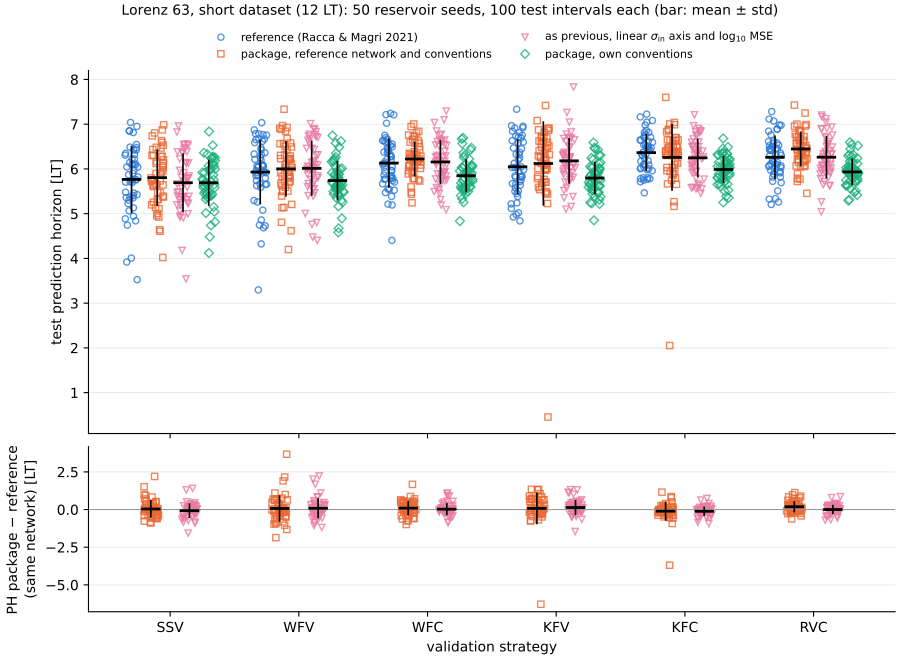

This figure's Python source:
"""Benchmark of `echostatenetwork` against the reference code of Racca & Magri (2021).

Reference: github.com/MagriLab/Robust-Validation-ESN (Jupyter notebooks in ``source/``),
the code of Racca & Magri (2021), *Robust optimization and validation of echo state
networks for learning chaotic dynamics*, Neural Networks 142, 252-268 (arXiv:2103.03174).
The script reads the code cells of the reference notebooks (``Functions.ipynb``,
``Val_Functions.ipynb``, the search cell of ``Validation_Short_Lorenz.ipynb`` and the test
cell of ``Test_Short_Lorenz.ipynb``) and executes them in a private namespace, so that the
reference runs as published, on its own 'short' Lorenz 63 dataset (forward Euler,
dt = 0.01; washout 1 LT, training 8 LT, validation 3 LT; one LT = 111 steps).

Four comparisons, in order:

1. Model equivalence. With the same data, W_in, W, rho, sigma_in, input and output bias,
   washout and Tikhonov factor, both codes give the same W_out and closed-loop forecast
   once the conventions are mapped (``mapped_esn``): input bias 1 (package default 0.1),
   normalization by the reference's fixed range without shift (package: mean shift and the
   range of the training inputs), no input noise, ``upsample=1``, the reference's matrices
   transposed into the package (the reference multiplies row vectors from the left).
2. Validation objective. For one network and the 5 x 5 initial grid, the fold placement
   (the data rows each fold scores), the number of folds and the objective of every
   strategy of the reference (SSV, WFV, WFC, KFV, KFC, RV, RVC) against the package
   (``_SSV``, ``_WFV``, ``_KFV``, ``_RVC_Noise``; the chaotic variants with
   ``val_fold_step`` = 1 LT), in both metrics (the reference's log10 MSE and the package's
   log10 nMAE).
3. End to end. For every strategy and reservoir seed, the hyperparameter search of each code
   (5 x 5 grid + 24 gp-hedge points over rho in (0.1, 1), sigma_in in (0.5, 5), tikh =
   1e-11), then the test of the reference (100 intervals from 24 LT, spaced 3 LT, washout
   1 LT): log10 MSE over 3 LT and prediction horizon (threshold 0.2, at most 15 LT), over 50
   seeds (the paper's ensemble). Four arms: ``ref`` (the reference as published), ``pkg``
   (the package on the reference's network, conventions mapped as in step 1), ``pkg_lin``
   (``pkg`` searching sigma_in on the reference's linear axis and scoring the folds with its
   log10 MSE, which leaves the fold conventions and the Gaussian-process kernel as the only
   differences) and ``native`` (the package with its own conventions and matrices of the same
   seed; only data, budget, ranges and Tikhonov factor shared). ``--quick``: 5 seeds, a
   3 x 3 grid + 3 points and 20 test intervals (about a minute on 4 workers).
4. Runtime of one training, one validation evaluation and one full search, both codes.

Outputs (written next to this script): ``benchmark_robust_validation.npz`` (all numbers,
the stdout report included) and ``benchmark_robust_validation.{pdf,png}`` (step 3:
prediction horizon per strategy, both codes, seeds as points).

Run:  git clone --depth 1 https://github.com/MagriLab/Robust-Validation-ESN <dir>
      python scripts/benchmark_robust_validation.py --reference <dir> [--quick] [--workers N]
      [--report-only]   # reload the npz and regenerate the report and the figure
"""
import os

# Workers must not oversubscribe BLAS (the linear algebra is tiny); set before numpy.
for _v in ('OMP_NUM_THREADS', 'OPENBLAS_NUM_THREADS', 'MKL_NUM_THREADS'):
    os.environ.setdefault(_v, '1')

import argparse  # noqa: E402
import io  # noqa: E402
import json  # noqa: E402
import subprocess  # noqa: E402
import time  # noqa: E402
import warnings  # noqa: E402
from concurrent.futures import ProcessPoolExecutor  # noqa: E402
from contextlib import redirect_stdout  # noqa: E402
from multiprocessing import get_context  # noqa: E402
from pathlib import Path  # noqa: E402

import matplotlib  # noqa: E402
import numpy as np  # noqa: E402

from echostatenetwork import EchoStateNetwork, validation  # noqa: E402

# ______________________________________________________________ experiment constants
# (the values of Validation_Short_Lorenz.ipynb and Test_Short_Lorenz.ipynb)

DT = 0.01
N_LYAP = int(0.9 ** -1 / DT)          # 111 steps in one Lyapunov time
N_WASH, N_TRAIN, N_VAL = 1 * N_LYAP, 8 * N_LYAP, 3 * N_LYAP
N_WTV = N_WASH + N_TRAIN + N_VAL      # 1332 rows of washout, training and validation data
N_TSTART = 24 * N_LYAP                # first test interval
N_DATA = N_WTV + 500 * N_LYAP         # the length the reference generates
U0 = np.array([7.432487609628195, 10.02071718705213, 29.62297428638419])
NORM_REF = np.array([35.23020746, 45.09776766, 36.07598481])   # hard-coded in the reference

N_UNITS = 100
TIKH = 1e-11
RHO_RANGE = (0.1, 1.0)
SIGMA_IN_RANGE = (0.5, 5.0)           # linear in the reference; the package searches log10(sigma_in)
N_GRID, N_FUNC_EVALS = 5, 49          # 5 x 5 grid + 24 gp-hedge points (files *_50_5.h5)
THRESHOLD = 0.2                       # PH threshold; the published notebooks never define it
KK = 5                                # the PH runs over at most KK * N_VAL steps (15 LT)
HP_PROBE = (0.7, 1.25)                # (rho, sigma_in) of steps 1 and 2

# name -> (reference function, package strategy, N_folds, val_fold_step)
STRATEGIES = {
    'SSV': ('SSV', '_SSV', 1, None),
    'WFV': ('WFV', '_WFV', 2, None),
    'WFC': ('WFC', '_WFV', 3, N_LYAP),
    'KFV': ('KFV', '_KFV', 3, None),
    'KFC': ('KFC', '_KFV', 9, N_LYAP),
    'RV': ('RV', '_RVC_Noise', 3, None),
    'RVC': ('RVC', '_RVC_Noise', 9, None),
}
E2E_STRATEGIES = ['SSV', 'WFV', 'WFC', 'KFV', 'KFC', 'RVC']   # step 3 (as compare_validation_strategies)
ARMS = ['ref', 'pkg', 'pkg_lin', 'native']

FULL = dict(seeds=list(range(1, 51)), n_test=100, n_grid=N_GRID, n_func_evals=N_FUNC_EVALS)
QUICK = dict(seeds=list(range(1, 6)), n_test=20, n_grid=3, n_func_evals=12)

OUT_DIR = Path(__file__).resolve().parent
STEM = 'benchmark_robust_validation'

# ______________________________________________________________ the reference code


def _code_cells(path, contains=None):
    """Code cells of a notebook, magics (``%...``) dropped; with `contains`, only the cells
    holding that text."""
    nb = json.loads(Path(path).read_text())
    cells = []
    for cell in nb['cells']:
        src = ''.join(cell['source'])
        if cell['cell_type'] != 'code' or (contains is not None and contains not in src):
            continue
        cells.append('\n'.join(line for line in src.splitlines() if not line.lstrip().startswith('%')))
    return cells


_REF = {}   # one namespace per process


def reference(ref_dir):
    """The reference code, executed in a private namespace: its ESN (Functions.ipynb), its
    strategies (Val_Functions.ipynb), its search ``g`` (Validation_Short_Lorenz.ipynb) and
    its test ``f`` (Test_Short_Lorenz.ipynb), on its own data. The functions read their
    settings as globals of the namespace, which `set_network` and `set_search` write."""
    key = str(ref_dir)
    if key in _REF:
        return _REF[key]
    src = Path(ref_dir)
    import skopt
    from skopt.learning import GaussianProcessRegressor as GPR
    from skopt.learning.gaussian_process.kernels import ConstantKernel, Matern
    from skopt.space import Real
    ns = dict(np=np, skopt=skopt, GPR=GPR, ConstantKernel=ConstantKernel, Matern=Matern, Real=Real)
    for cell in _code_cells(src / 'Functions.ipynb') + _code_cells(src / 'Val_Functions.ipynb'):
        exec(cell, ns)
    (search_cell,) = _code_cells(src / 'Validation_Short_Lorenz.ipynb', contains='def g(val)')
    (test_cell,) = _code_cells(src / 'Test_Short_Lorenz.ipynb', contains='def f(x)')
    exec(search_cell, ns)
    exec(test_cell, ns)

    # the globals of Validation_Short_Lorenz.ipynb (cells 2 and 4)
    U = ns['solve_ode'](N_DATA, DT, U0)
    ns.update(U=U, dt=DT, N_lyap=N_LYAP, N_washout=N_WASH, N_train=N_TRAIN, N_val=N_VAL,
              N_tstart=N_TSTART, norm=NORM_REF,
              U_washout=U[:N_WASH], U_t=U[N_WASH:N_WASH + N_TRAIN - 1],
              Y_t=U[N_WASH + 1:N_WASH + N_TRAIN], U_tv=U[N_WASH:N_WTV - 1], Y_tv=U[N_WASH + 1:N_WTV],
              Y_v=U[N_WASH + N_TRAIN:N_WTV],
              bias_in=1.0, bias_out=1.0, N_units=N_UNITS, dim=3, connectivity=3,
              sigma_in=1.0, rho=1.0, sparseness=1 - 3 / (N_UNITS - 1), tikh=TIKH,
              threshold=THRESHOLD)
    _REF[key] = ns
    return ns


def reference_matrices(seed):
    """W_in (dim+1, N_units) and W (N_units, N_units) of realization `seed`, drawn as in
    cell 8 of Validation_Short_Lorenz.ipynb (one input per unit, input bias included; W
    uniform with 3 connections per unit on average, scaled to unit spectral radius)."""
    rnd = np.random.RandomState(seed)
    Win = np.zeros((4, N_UNITS))
    for j in range(N_UNITS):
        Win[rnd.randint(0, 4), j] = rnd.uniform(-1, 1)
    W = rnd.uniform(-1, 1, (N_UNITS, N_UNITS)) * (rnd.rand(N_UNITS, N_UNITS) < 3 / (N_UNITS - 1))
    W /= np.max(np.abs(np.linalg.eigvals(W)))
    return Win, W


def set_network(ns, seed, rho=None, sigma_in=None):
    ns['Win'], ns['W'] = reference_matrices(seed)
    if rho is not None:
        ns['rho'], ns['sigma_in'] = rho, sigma_in


def set_search(ns, n_grid, n_func_evals):
    """The initial grid of cell 6 of Validation_Short_Lorenz.ipynb for `n_grid` points per
    axis (that cell hard-codes 7), and the budget ``n_tot``."""
    lo, hi, slo, shi = ns['spec_in'], ns['spec_end'], ns['in_scal_in'], ns['in_scal_end']
    ns['n_grid'], ns['n_tot'] = n_grid, n_func_evals
    ns['x1'] = [[lo + (hi - lo) / (n_grid - 1) * i, slo + (shi - slo) / (n_grid - 1) * j]
                for i in range(n_grid) for j in range(n_grid)]


# ______________________________________________________________ the package


def log10_mse(case, Y_true, Y_pred, norm=None):
    """The reference's fold error, log10 of the MSE in physical units (diverged: 10)."""
    m = np.log10(np.mean((Y_pred - Y_true) ** 2))
    return float(m) if np.isfinite(m) else 10.


class MappedESN(EchoStateNetwork):
    """`EchoStateNetwork` with two of the reference's conventions the package has no option
    for: a fixed input normalization without shift (`fixed_norm`), and sigma_in searched on a
    linear axis (`linear_sigma_in`; the package searches log10 sigma_in). Neither changes the
    model equations."""
    fixed_norm = None
    linear_sigma_in = False

    def _split_and_format_data(self, data=None, add_noise=True):
        out = super()._split_and_format_data(data, add_noise=add_noise)
        if self.fixed_norm is not None:
            self.norm = np.asarray(self.fixed_norm, dtype=float).copy()
            self.shift = np.zeros_like(self.norm)
        return out

    def _reset_hyperparams(self, params, names, tikhonov=None):
        super()._reset_hyperparams(params, names, tikhonov=tikhonov)
        if self.linear_sigma_in and 'sigma_in' in names:
            self.sigma_in = params[list(names).index('sigma_in')]


def package_esn(arm, seed, name=None, n_grid=N_GRID, n_func_evals=N_FUNC_EVALS, search=True,
                rho=HP_PROBE[0], sigma_in=HP_PROBE[1], metric=None, tikh=TIKH):
    """The package network of an arm: 'pkg' maps the reference's conventions and takes its
    matrices of realization `seed`; 'pkg_lin' is 'pkg' searching sigma_in on the linear axis
    of the reference with its metric (log10 MSE); 'native' keeps the package's own conventions
    and draws its matrices from `seed`. All share the split, the budget, the ranges and tikh."""
    n_folds, step = (STRATEGIES[name][2:] if name else (4, None))
    kwargs = dict(dt=DT, upsample=1, seed=int(seed), N_units=N_UNITS, N_wash=N_WASH,
                  t_train=(N_WASH + N_TRAIN) * DT, t_val=N_VAL * DT, t_test=0.,
                  N_folds=n_folds, val_fold_step=step, N_grid=n_grid, N_func_evals=n_func_evals,
                  hyperparameters_to_optimize=['rho', 'sigma_in'] if search else [],
                  rho_range=RHO_RANGE, sigma_in_range=tuple(np.log10(SIGMA_IN_RANGE)),
                  rho=rho, sigma_in=sigma_in, tikh=tikh, tikh_range=[tikh],
                  validation_metric=metric)
    if arm in ('pkg', 'pkg_lin'):
        kwargs.update(bias_in=np.array([1.0]), bias_out=np.array([1.0]), noise=0.0)
    if arm == 'pkg_lin':
        kwargs.update(sigma_in_range=SIGMA_IN_RANGE, validation_metric=metric or log10_mse)
    esn = MappedESN(np.zeros((3, 1)), **kwargs)
    if arm == 'pkg_lin':
        esn.linear_sigma_in = True
    if arm in ('pkg', 'pkg_lin'):
        esn.fixed_norm = NORM_REF
        Win, W = reference_matrices(seed)
        esn.Win, esn.W = Win.T, W.T          # the reference computes u @ Win and r @ W
    return esn


def train_package(esn, data_wtv, arm, name=None):
    warnings.filterwarnings('ignore', category=DeprecationWarning)
    warnings.filterwarnings('ignore', message='(WFV|KFV): only', category=UserWarning)
    strategy = getattr(EchoStateNetwork, STRATEGIES[name][1]) if name else None
    with redirect_stdout(io.StringIO()):
        esn.train(data_wtv, add_noise=(arm == 'native'), plot_training=False,
                  validation_strategy=strategy)
    return esn


def package_forecast(esn, U, start, n):
    """Washout from r = 0 on the N_WASH rows before `start`, then `n` predictions of rows
    ``start ...``: the first is the open-loop readout of the washout, the others closed loop
    (the convention of the reference's ``closed_loop`` and ``predictability_horizon``)."""
    r = np.zeros((esn.N_r, 1))
    for u_in in U[start - N_WASH:start]:
        u, r = esn.step(u_in, r)
    Y = np.empty((n, 3))
    Y[0] = u[:, 0]
    for i in range(1, n):
        u, r = esn.step(esn.outputs_to_inputs(u), r)
        Y[i] = u[:, 0]
    return Y


def horizon(Yh, Y):
    """The prediction horizon of the reference's ``predictability_horizon``, in LT: the first
    step i >= 1 whose error norm, over the root mean square norm of Y, exceeds THRESHOLD
    (len(Y) - 1 when none does)."""
    E = np.sqrt(np.sum((Yh - Y) ** 2, axis=1) / np.mean(np.sum(Y ** 2, axis=1)))
    above = np.flatnonzero(E[1:] > THRESHOLD)
    return ((above[0] + 1) if above.size else len(Y) - 1) / N_LYAP


def test_package(esn, U, n_test):
    """The test of the reference (``f`` of Test_Short_Lorenz.ipynb) on a package network:
    mean log10 MSE over the first N_VAL steps and mean prediction horizon, over the `n_test`
    intervals that start at N_TSTART + i N_VAL."""
    mse, ph = [], []
    for i in range(n_test):
        s = N_TSTART + i * N_VAL
        Y = U[s:s + KK * N_VAL]
        Yh = package_forecast(esn, U, s, KK * N_VAL)
        m = np.log10(np.mean((Yh[:N_VAL] - Y[:N_VAL]) ** 2))
        mse.append(m if np.isfinite(m) else 10.)
        ph.append(horizon(Yh, Y))
    return float(np.mean(mse)), float(np.mean(ph))


def test_reference(ns, x, n_test):
    """``f`` of Test_Short_Lorenz.ipynb, which hard-codes 100 intervals; `n_test` < 100 runs
    the same loop on the first `n_test` (quick mode)."""
    if n_test == 100:
        return ns['f'](list(x))
    ns['rho'], ns['sigma_in'] = x
    Wout = ns['train'](ns['U_washout'], ns['U_tv'], ns['Y_tv'], TIKH)[1]
    U, mse, ph = ns['U'], 0., 0.
    for i in range(n_test):
        s = N_TSTART + i * N_VAL
        xa1 = ns['open_loop'](U[s - N_WASH:s], np.zeros(N_UNITS))[-1]
        Yh = ns['closed_loop'](N_VAL - 1, xa1, Wout)[0]
        m = np.log10(np.mean((Yh - U[s:s + N_VAL]) ** 2))
        mse += 10. if np.isnan(m) else m
        ph += ns['predictability_horizon'](xa1, U[s:s + KK * N_VAL], Wout)
    return mse / n_test, ph / n_test


# ______________________________________________________________ step 1: model equivalence


def step1(ref_dir, seed=1):
    ns = reference(ref_dir)
    U = ns['U']
    rho, sigma_in = HP_PROBE
    set_network(ns, seed, rho, sigma_in)
    s = N_TSTART                                       # closed loop from the first test interval
    xa1 = ns['open_loop'](U[s - N_WASH:s], np.zeros(N_UNITS))[-1]

    out = {}
    for label, arm, tikh, extra in [
            ('mapped', 'pkg', TIKH, {}),
            ('mapped, bias row not regularized', 'pkg', TIKH, dict(regularize_bias_out=False)),
            ('mapped, tikh = 1e-6', 'pkg', 1e-6, {}),
            ('package conventions, same W and W_in', 'native', TIKH, {})]:
        Xa, Wout_ref, LHS = ns['train'](ns['U_washout'], ns['U_tv'], ns['Y_tv'], tikh)[:3]
        esn = package_esn(arm, seed, search=False, tikh=tikh)
        for k, v in extra.items():
            setattr(esn, k, v)
        if arm == 'native':      # the reference's matrices, the package's normalization and bias
            Win, W = reference_matrices(seed)
            esn.Win, esn.W = Win.T, W.T
            esn.noise = 0.
        train_package(esn, U[:N_WTV], 'pkg')
        dW = np.abs(esn.Wout - Wout_ref).max() / np.abs(Wout_ref).max()
        Yh_ref = ns['closed_loop'](KK * N_VAL - 1, xa1, Wout_ref)[0]
        Yh_pkg = package_forecast(esn, U, s, KK * N_VAL)
        err = np.linalg.norm(Yh_pkg - Yh_ref, axis=1) / np.sqrt(np.mean(np.sum(Yh_ref ** 2, axis=1)))
        sep = np.flatnonzero(err > 1e-3)
        ph_ref = ns['predictability_horizon'](xa1, U[s:s + KK * N_VAL], Wout_ref)
        out[label] = dict(dWout=float(dW), err_1LT=float(err[:N_LYAP].max()),
                          sep_LT=float(sep[0] / N_LYAP) if sep.size else np.inf,
                          ph_ref=float(ph_ref), ph_pkg=float(horizon(Yh_pkg, U[s:s + KK * N_VAL])),
                          cond=float(np.linalg.cond(LHS)), norm=esn.norm.copy(), shift=esn.shift.copy())
    # the reservoir states of the open-loop pass: the package's _compute_RR_terms vs open_loop
    Xa, Wout_ref = ns['train'](ns['U_washout'], ns['U_tv'], ns['Y_tv'], TIKH)[:2]
    esn = package_esn('pkg', seed, search=False)
    train_package(esn, U[:N_WTV], 'pkg')
    R = esn._compute_RR_terms(U[np.newaxis, :N_WTV - 1], U[np.newaxis, 1:N_WTV])[3][0]
    out['dR'] = float(np.abs(R - Xa[1:, :N_UNITS]).max())
    # one-step predictions on the training rows
    out['dY_open'] = float(np.abs(np.hstack([R, np.ones((len(R), 1))]) @ esn.Wout - Xa[1:] @ Wout_ref).max())
    return out


def report_step1(s1):
    lines = ['STEP 1 - model equivalence (seed 1, rho = {:.2f}, sigma_in = {:.2f}, tikh = {:g})'.format(*HP_PROBE, TIKH),
             f'  open-loop reservoir states, max |R_pkg - R_ref|          : {s1["dR"]:.2e}',
             f'  open-loop readout on the training rows, max |dY|          : {s1["dY_open"]:.2e}', '',
             f'  {"package configuration":<40} {"cond(LHS)":>9} {"|dWout|/|Wout|":>15} {"dY 1 LT":>9} '
             f'{"split [LT]":>10} {"PH ref":>7} {"PH pkg":>7}']
    for label, d in s1.items():
        if not isinstance(d, dict):
            continue
        lines.append(f'  {label:<40} {d["cond"]:9.1e} {d["dWout"]:15.2e} {d["err_1LT"]:9.1e} {d["sep_LT"]:10.2f} '
                     f'{d["ph_ref"]:7.2f} {d["ph_pkg"]:7.2f}')
    lines.append('  (dY 1 LT: largest closed-loop difference over the first LT, relative to the RMS state; '
                 'split: first time it exceeds 1e-3)')
    return '\n'.join(lines)


# ______________________________________________________________ step 2: validation objective


class FoldRecorder:
    """A package validation metric that records, per fold, the data row of the first scored
    target, the number of scored steps and both metrics; it returns `use` (the log10 MSE of
    the reference or the package's log10 nMAE)."""

    def __init__(self, U, use):
        self.U, self.use, self.folds = U, use, []

    def __call__(self, case, Y_true, Y_pred, norm=1.0):
        t0 = int(np.flatnonzero((self.U[:N_WTV] == Y_true[0]).all(axis=1))[0])
        mse = float(np.log10(np.mean((Y_pred - Y_true) ** 2)))
        nmae = validation.log_nMAE(case, Y_true, Y_pred, norm)
        self.folds.append((t0, len(Y_true), mse, nmae))
        return mse if self.use == 'mse' else nmae


def reference_folds(ns, name, x):
    """Evaluate the reference strategy `name` at x, recording per fold the data row of the
    first scored target, the number of scored steps, whether the first scored step is an
    open-loop readout, and both metrics."""
    U = ns['U']
    ns['rho'], ns['sigma_in'] = x                 # the strategy sets them too; the states below need them
    Xa_full = ns['open_loop'](U[:N_WTV], np.zeros(N_UNITS))[:, :N_UNITS]
    norm_l = U[1:N_WTV].max(axis=0) - U[1:N_WTV].min(axis=0)       # the package's nMAE norm
    folds, original = [], ns['closed_loop']

    def recording(N, x0, Wout):
        Yh, xa = original(N, x0, Wout)
        k = int(np.argmin(np.abs(Xa_full - x0[:N_UNITS]).max(axis=1)))   # x0 = state after row k - 1
        skip = 1 if N == N_VAL else 0                                    # SSV drops its first output
        Y, Yp = U[k + skip:k + skip + N_VAL], Yh[skip:]
        folds.append((k + skip, len(Yp), skip == 0, float(np.log10(np.mean((Yp - Y) ** 2))),
                      float(np.log10(np.mean(np.abs(Yp - Y)) / np.mean(norm_l)))))
        return Yh, xa

    ns['closed_loop'] = recording
    try:
        value = float(ns[STRATEGIES[name][0]](list(x)))
    finally:
        ns['closed_loop'] = original
    return value, folds


def _evaluate_pair(ns, U, seed, name, x, tikh=TIKH):
    """One evaluation of strategy `name` at x by both codes: the reference's value and its
    folds, and the package's folds (`FoldRecorder`, scoring the log10 MSE)."""
    ns['tikh'] = tikh
    try:
        v, f_ref = reference_folds(ns, name, x)
    finally:
        ns['tikh'] = TIKH
    rec = FoldRecorder(U, 'mse')
    esn = package_esn('pkg', seed, name, search=False, rho=x[0], sigma_in=x[1], metric=rec, tikh=tikh)
    esn.hyperparameters_to_optimize = ['tikh']      # one evaluation of the strategy, no search
    train_package(esn, U[:N_WTV], 'pkg', name)
    return v, f_ref, rec.folds


def step2(ref_dir, seed=1, n_grid=N_GRID):
    from scipy.stats import spearmanr
    ns = reference(ref_dir)
    U = ns['U']
    set_network(ns, seed)
    grid = [(r, s) for r in np.linspace(*RHO_RANGE, n_grid) for s in np.linspace(*SIGMA_IN_RANGE, n_grid)]
    out = {}
    for name in STRATEGIES:
        v, f_ref, f_pkg = _evaluate_pair(ns, U, seed, name, HP_PROBE)
        v6, _, f_pkg6 = _evaluate_pair(ns, U, seed, name, HP_PROBE, tikh=1e-6)
        d = dict(ref_folds=f_ref, pkg_folds=f_pkg, ref_value=v,
                 pkg_mse=float(np.mean([f[2] for f in f_pkg])),
                 pkg_nmae=float(np.mean([f[3] for f in f_pkg])),
                 ref_nmae=float(np.mean([f[4] for f in f_ref])),
                 ref_value_t6=v6, pkg_mse_t6=float(np.mean([f[2] for f in f_pkg6])))
        vals = np.array([[val,
                          np.mean([f[2] for f in fp]), np.mean([f[3] for f in fp])]
                         for val, fr, fp in (_evaluate_pair(ns, U, seed, name, x) for x in grid)])
        ref_vals, pkg_mse, pkg_nmae = vals.T
        d.update(grid_ref=ref_vals, grid_pkg_mse=pkg_mse, grid_pkg_nmae=pkg_nmae,
                 max_dmse=float(np.abs(pkg_mse - ref_vals).max()),
                 rs_mse=float(spearmanr(ref_vals, pkg_mse).statistic),
                 rs_nmae=float(spearmanr(ref_vals, pkg_nmae).statistic),
                 argmin_ref=grid[int(np.argmin(ref_vals))], argmin_pkg=grid[int(np.argmin(pkg_nmae))])
        out[name] = d
    return out


def _spans(folds, n):
    """Compact list of the first scored rows (and the scored length) of the folds."""
    starts = [f[0] for f in folds]
    return f'{len(folds)} x {folds[0][1]}: ' + ','.join(map(str, starts[:n])) + (',...' if len(starts) > n else '')


def report_step2(s2):
    lines = ['STEP 2 - validation objective (seed 1; fold rows are data rows of the first scored target; '
             f'the validation data are rows {N_WASH + N_TRAIN}..{N_WTV - 1})', '',
             f'  {"":4} {"reference folds":<46} {"package folds":<46} {"OL 1st":>6}',
             ]
    for name, d in s2.items():
        ol = 'yes' if d['ref_folds'][0][2] else 'no'
        lines.append(f'  {name:<4} {_spans(d["ref_folds"], 9):<46} {_spans(d["pkg_folds"], 9):<46} {ol:>6}')
    lines += ['  (OL 1st: the first scored step of the reference is the open-loop readout of the washed-out '
              'state; every scored step of the package is closed loop)',
              '  (Fold placement is a convention, not a bug. The package does not score the open-loop readout, so it '
              'has one target fewer than the reference after the washout:',
              f'   KFC fits 8 of the 9 folds 1 LT apart, and RVC spreads its folds {N_WTV - 1 - N_WASH - N_VAL} // 8 = '
              f'{(N_WTV - 1 - N_WASH - N_VAL) // 8} rows apart from row {N_WASH + 1}. The grid ranking and the '
              'argmin agree (rS above).)', '',
              f'  at (rho, sigma_in) = {HP_PROBE}:  objective of each code, both metrics',
              f'  {"":4} {"ref log10MSE":>13} {"pkg log10MSE":>13} {"ref log10nMAE":>14} {"pkg log10nMAE":>14}'
              f' {"tikh=1e-6: ref":>15} {"pkg":>8}',
              ]
    for name, d in s2.items():
        lines.append(f'  {name:<4} {d["ref_value"]:13.4f} {d["pkg_mse"]:13.4f} {d["ref_nmae"]:14.4f} '
                     f'{d["pkg_nmae"]:14.4f} {d["ref_value_t6"]:15.4f} {d["pkg_mse_t6"]:8.4f}')
    lines += ['', f'  over the {len(s2["SSV"]["grid_ref"])}-point initial grid (tikh = {TIKH:g}):',
              f'  {"":4} {"max |dlog10MSE|":>16} {"rS(MSE)":>8} {"rS(nMAE)":>9}   argmin ref    argmin pkg (nMAE)']
    for name, d in s2.items():
        lines.append(f'  {name:<4} {d["max_dmse"]:16.3f} {d["rs_mse"]:8.3f} {d["rs_nmae"]:9.3f}   '
                     f'({d["argmin_ref"][0]:.3g}, {d["argmin_ref"][1]:.3g})  '
                     f'({d["argmin_pkg"][0]:.3g}, {d["argmin_pkg"][1]:.3g})')
    lines.append('  (rS: Spearman correlation over the grid between the reference objective and the package '
                 'objective in each metric)')
    return '\n'.join(lines)



def echo_state_check(ref_dir, seed=1):
    """The package's RVC washes out from r = 0 on the N_WASH rows before every fold; the
    reference starts every fold from the state of one open-loop pass over the whole series.
    Largest |r_washout - r_pass| over the reference's RVC fold starts, per rho (sigma_in of
    HP_PROBE): how far a 1 LT washout is from forgetting the initial state."""
    ns = reference(ref_dir)
    U = ns['U']
    set_network(ns, seed)
    out = {}
    for rho in np.linspace(*RHO_RANGE, N_GRID):
        ns['rho'], ns['sigma_in'] = rho, HP_PROBE[1]
        Xa = ns['open_loop'](U[:N_WTV], np.zeros(N_UNITS))[:, :N_UNITS]
        d = [np.abs(ns['open_loop'](U[t - N_WASH:t], np.zeros(N_UNITS))[-1, :N_UNITS] - Xa[t]).max()
             for t in range(2 * N_WASH, N_WTV - N_VAL + 1, N_LYAP)]
        out[float(rho)] = float(max(d))
    return out


# ______________________________________________________________ step 3: end to end


def member_task(task):
    """One (arm, strategy, seed): the hyperparameter search of that code, then the test of
    the reference on the selected network."""
    warnings.filterwarnings('ignore', category=DeprecationWarning)
    warnings.filterwarnings('ignore', category=UserWarning)
    ns = reference(task['ref_dir'])
    U = ns['U']
    name, seed, arm = task['strategy'], task['seed'], task['arm']
    t0 = time.perf_counter()
    extra = {}
    with redirect_stdout(io.StringIO()):
        if arm == 'ref':
            set_network(ns, seed)
            set_search(ns, task['n_grid'], task['n_func_evals'])
            res = ns['g'](ns[STRATEGIES[name][0]])
            x, fun = (float(res.x[0]), float(res.x[1])), float(res.fun)
            extra['grid_vals'] = [float(v) for v in res.func_vals[:task['n_grid'] ** 2]]
            t_search = time.perf_counter() - t0
            mse, ph = test_reference(ns, x, task['n_test'])
        else:
            esn = package_esn(arm, seed, name, n_grid=task['n_grid'], n_func_evals=task['n_func_evals'])
            train_package(esn, U[:N_WTV], arm, name)
            x, fun = (float(esn.rho), float(esn.sigma_in)), float(esn.bo_results['fun'])
            extra['grid_vals'] = [float(v) for v in esn.bo_results['func_vals'][:task['n_grid'] ** 2]]
            t_search = time.perf_counter() - t0
            mse, ph = test_package(esn, U, task['n_test'])
            if arm in ('pkg', 'pkg_lin'):   # the same network in the reference: its objective and its test
                set_network(ns, seed)
                extra['val_ref_metric'] = float(ns[STRATEGIES[name][0]](list(x)))
                extra['mse_reftest'], extra['ph_reftest'] = test_reference(ns, x, task['n_test'])
    return dict(arm=arm, strategy=name, seed=int(seed), rho=x[0], sigma_in=x[1], fun=fun,
                mse=float(mse), ph=float(ph), t_search=t_search, wall=time.perf_counter() - t0, **extra)


def run_step3(ref_dir, cfg, n_workers):
    tasks = [dict(arm=arm, strategy=name, seed=seed, ref_dir=str(ref_dir), **{k: cfg[k] for k in
                  ('n_grid', 'n_func_evals', 'n_test')})
             for arm in ARMS for name in E2E_STRATEGIES for seed in cfg['seeds']]
    n_workers = max(1, min(len(tasks), n_workers))
    print(f'{len(tasks)} searches on {n_workers} workers ...', flush=True)
    results, t0 = [], time.perf_counter()
    with ProcessPoolExecutor(max_workers=n_workers, mp_context=get_context('spawn')) as ex:
        for r in ex.map(member_task, tasks, chunksize=1):
            results.append(r)
            if len(results) % 30 == 0 or len(results) == len(tasks):
                print(f'  {len(results)}/{len(tasks)} done ({time.perf_counter() - t0:.0f} s)', flush=True)
    return results


def _cell(results, arm, name, key):
    return np.array([r[key] for r in results if r['arm'] == arm and r['strategy'] == name
                     and key in r])


def report_step3(results, cfg):
    n = len(cfg['seeds'])
    lines = [f'STEP 3 - end to end ({n} seeds {cfg["seeds"][0]}..{cfg["seeds"][-1]}; '
             f'{cfg["n_grid"]}x{cfg["n_grid"]} grid + {cfg["n_func_evals"] - cfg["n_grid"] ** 2} gp-hedge points; '
             f'{cfg["n_test"]} test intervals; mean +- std over the seeds)', '',
             f'  {"":4} {"arm":<7} {"rho":>12} {"sigma_in":>12} {"val. objective":>16} '
             f'{"test log10MSE":>15} {"PH [LT]":>13} {"median PH":>9}']
    for name in E2E_STRATEGIES:
        for arm in ARMS:
            c = {k: _cell(results, arm, name, k) for k in ('rho', 'sigma_in', 'fun', 'mse', 'ph')}
            lines.append(f'  {name if arm == "ref" else "":4} {arm:<7} '
                         + ' '.join(f'{c[k].mean():6.2f}+-{c[k].std():4.2f}' if k != 'fun' else
                                    f'{c[k].mean():8.2f}+-{c[k].std():5.2f}' for k in ('rho', 'sigma_in', 'fun'))
                         + f' {c["mse"].mean():8.2f}+-{c["mse"].std():4.2f} {c["ph"].mean():7.2f}+-'
                           f'{c["ph"].std():4.2f} {np.median(c["ph"]):9.2f}')
    lines += ['  (val. objective: log10 MSE for ref and pkg_lin, log10 nMAE for pkg and native; pkg = the '
              'reference network with mapped conventions; pkg_lin = pkg searching sigma_in on a linear axis with '
              'the log10 MSE; native = package conventions)']
    for arm in ('pkg', 'pkg_lin'):
        lines += _paired(results, arm, n)
    lines += ['', '  initial grid, pkg_lin vs ref (same grid points, same objective; the searches differ '
              'only after it):']
    for name in E2E_STRATEGIES:
        ref = sorted((r for r in results if r['arm'] == 'ref' and r['strategy'] == name), key=lambda r: r['seed'])
        lin = sorted((r for r in results if r['arm'] == 'pkg_lin' and r['strategy'] == name),
                     key=lambda r: r['seed'])
        d = np.array([np.abs(np.subtract(a['grid_vals'], b['grid_vals'])).max() for a, b in zip(lin, ref)])
        same = sum(int(np.argmin(a['grid_vals']) == np.argmin(b['grid_vals'])) for a, b in zip(lin, ref))
        lines.append(f'  {name:4} max |d log10 MSE| over the grid: median {np.median(d):.3f}, max {d.max():.3f};'
                     f' same grid argmin in {same}/{n} seeds')
    return '\n'.join(lines)


def _paired(results, arm, n):
    lines = ['', f'  paired, same network ({arm} - ref):',
              f'  {"":4} {"dPH mean":>9} {"dPH std":>8} {"|dPH|<0.05":>10} {"same x":>7} '
              f'{"ref obj. at pkg x - ref optimum":>32} {"PH pkg: pkg test - ref test":>28}']
    for name in E2E_STRATEGIES:
        ref = sorted((r for r in results if r['arm'] == 'ref' and r['strategy'] == name), key=lambda r: r['seed'])
        pkg = sorted((r for r in results if r['arm'] == arm and r['strategy'] == name), key=lambda r: r['seed'])
        dph = np.array([p['ph'] - r['ph'] for p, r in zip(pkg, ref)])
        same = sum(abs(p['rho'] - r['rho']) < 1e-3 and abs(p['sigma_in'] - r['sigma_in']) < 1e-3
                   for p, r in zip(pkg, ref))
        dval = np.array([p['val_ref_metric'] - r['fun'] for p, r in zip(pkg, ref)])
        dtest = np.array([p['ph'] - p['ph_reftest'] for p in pkg])
        lines.append(f'  {name:4} {dph.mean():9.2f} {dph.std():8.2f} {np.sum(np.abs(dph) < .05):>7d}/{n:<2d} '
                     f'{same:>4d}/{n:<2d} {dval.mean():21.2f} +- {dval.std():5.2f} '
                     f'{np.abs(dtest).max():20.3f} (max)')
    lines.append('  (ref obj. at pkg x: the reference objective at the hyperparameters the package selects, '
                 'minus the reference optimum, in log10 MSE; same x: both within 1e-3)')
    return lines


# ______________________________________________________________ step 4: runtime


def _best_of(fn, repeat=3):
    best = np.inf
    for _ in range(repeat):
        t = time.perf_counter()
        fn()
        best = min(best, time.perf_counter() - t)
    return best


def step4(ref_dir, results, seed=1):
    """Serial wall times on this machine (one process, one BLAS thread)."""
    warnings.filterwarnings('ignore', category=UserWarning)
    ns = reference(ref_dir)
    U = ns['U']
    set_network(ns, seed, *HP_PROBE)
    rows = {}
    rows['one training (washout + open loop + ridge)'] = (
        _best_of(lambda: ns['train'](ns['U_washout'], ns['U_tv'], ns['Y_tv'], TIKH)),
        _best_of(lambda: train_package(package_esn('pkg', seed, search=False), U[:N_WTV], 'pkg')))
    for name in ('SSV', 'KFC', 'RVC'):
        def pkg_eval(name=name):
            esn = package_esn('pkg', seed, name, search=False)
            esn.hyperparameters_to_optimize = ['tikh']
            train_package(esn, U[:N_WTV], 'pkg', name)
        rows[f'one validation evaluation, {name} (incl. training)'] = (
            _best_of(lambda name=name: ns[STRATEGIES[name][0]](list(HP_PROBE))), _best_of(pkg_eval))
    esn = package_esn('pkg', seed, search=False)
    train_package(esn, U[:N_WTV], 'pkg')
    r = np.zeros((N_UNITS, 1))
    u = U[0]
    xa = np.hstack([np.zeros(N_UNITS), 1.])
    rows['one step [us]'] = (1e6 * _best_of(lambda: [ns['step'](xa[:N_UNITS], u) for _ in range(2000)]) / 2000,
                             1e6 * _best_of(lambda: [esn.step(u, r) for _ in range(2000)]) / 2000)
    for name in E2E_STRATEGIES:
        rows[f'full search, {name} (median over seeds, in parallel workers)'] = tuple(
            float(np.median(_cell(results, arm, name, 't_search'))) for arm in ('ref', 'pkg'))
    rows['test of one network (median, in parallel workers)'] = tuple(
        float(np.median(_cell(results, arm, 'RVC', 'wall') - _cell(results, arm, 'RVC', 't_search')))
        for arm in ('ref', 'native'))
    return rows


def report_step4(rows):
    lines = ['STEP 4 - runtime on this machine [s unless stated]', '',
             f'  {"":<62} {"reference":>10} {"package":>10} {"ratio":>6}']
    for k, (a, b) in rows.items():
        lines.append(f'  {k:<62} {a:10.4g} {b:10.4g} {b / a:6.2f}')
    lines.append('  (the pkg test row of the package arm also runs the reference test, so it is read from the '
                 'native arm)')
    return '\n'.join(lines)


# ______________________________________________________________ figure


COLOURS = {'ref': '#2a78d6', 'pkg': '#eb6834', 'pkg_lin': '#e87ba4', 'native': '#1baf7a'}
MARKERS = {'ref': 'o', 'pkg': 's', 'pkg_lin': 'v', 'native': 'D'}
LABELS = {'ref': 'reference (Racca & Magri 2021)', 'pkg': 'package, reference network and conventions',
          'pkg_lin': 'as previous, linear $\\sigma_\\mathrm{in}$ axis and log$_{10}$ MSE',
          'native': 'package, own conventions'}


def make_figure(results, cfg, paths):
    import matplotlib.pyplot as plt

    fig, axs = plt.subplots(2, 1, figsize=(9.0, 6.6), layout='constrained', sharex=True,
                            gridspec_kw=dict(height_ratios=(2.2, 1)))
    rng = np.random.default_rng(0)
    width = 0.2
    for k, name in enumerate(E2E_STRATEGIES):
        for a, arm in enumerate(ARMS):
            ph = _cell(results, arm, name, 'ph')
            xc = k + (a - (len(ARMS) - 1) / 2) * width
            axs[0].plot(xc + rng.uniform(-0.05, 0.05, len(ph)), ph, MARKERS[arm], ms=4.5,
                        mfc='none', mec=COLOURS[arm], mew=1.0, alpha=0.8,
                        label=LABELS[arm] if k == 0 else None)
            axs[0].errorbar(xc, ph.mean(), yerr=ph.std(), fmt='_', ms=14, mew=2, color='k', lw=1.2,
                            capsize=0, zorder=3)
        ref = sorted((r for r in results if r['arm'] == 'ref' and r['strategy'] == name), key=lambda r: r['seed'])
        for a, arm in enumerate(('pkg', 'pkg_lin')):
            pkg = sorted((r for r in results if r['arm'] == arm and r['strategy'] == name),
                         key=lambda r: r['seed'])
            d = np.array([p['ph'] - r['ph'] for p, r in zip(pkg, ref)])
            xc = k + (a - 0.5) * 0.3
            axs[1].plot(xc + rng.uniform(-0.06, 0.06, len(d)), d, MARKERS[arm], ms=4.5, mfc='none',
                        mec=COLOURS[arm], alpha=0.8)
            axs[1].errorbar(xc, d.mean(), yerr=d.std(), fmt='_', ms=14, mew=2, color='k', lw=1.2, zorder=3)
    axs[0].set_ylabel('test prediction horizon [LT]')
    axs[0].legend(loc='lower center', bbox_to_anchor=(0.5, 1.0), ncols=2, frameon=False, fontsize=8)
    fig.suptitle(f'Lorenz 63, short dataset (12 LT): {len(cfg["seeds"])} reservoir seeds, '
                     f'{cfg["n_test"]} test intervals each (bar: mean $\\pm$ std)', fontsize=10)
    axs[1].axhline(0, color='0.6', lw=0.8)
    axs[1].set_ylabel('PH package $-$ reference\n(same network) [LT]')
    axs[1].set_xticks(range(len(E2E_STRATEGIES)), E2E_STRATEGIES)
    axs[1].set_xlabel('validation strategy')
    for ax in axs:
        ax.grid(axis='y', color='0.9', lw=0.6)
        ax.spines[['top', 'right']].set_visible(False)
    for path in paths:
        fig.savefig(path, dpi=200)
    plt.close(fig)


# ______________________________________________________________ main


def _reference_commit(ref_dir):
    try:
        return subprocess.run(['git', '-C', str(Path(ref_dir).parent), 'rev-parse', 'HEAD'],
                              capture_output=True, text=True, check=True).stdout.strip()
    except (OSError, subprocess.CalledProcessError):
        return 'unknown'


def _flatten(prefix, obj, npz):
    """Store a nested dict of numbers/arrays/tuples as flat npz keys."""
    if isinstance(obj, dict):
        for k, v in obj.items():
            _flatten(f'{prefix}{"_" if prefix else ""}{str(k).replace(" ", "_")}', v, npz)
    else:
        npz[prefix] = np.asarray(obj)


def main():
    parser = argparse.ArgumentParser(description=__doc__.splitlines()[0])
    parser.add_argument('--reference', default=os.environ.get('ROBUST_VALIDATION_ESN'),
                        help='the clone of MagriLab/Robust-Validation-ESN (or its source/ folder)')
    parser.add_argument('--quick', action='store_true', help='5 seeds, 3x3 grid + 3 points, 20 test intervals')
    parser.add_argument('--workers', type=int, default=int(os.environ.get('N_WORKERS', 4)),
                        help='worker processes of step 3 (default 4, or N_WORKERS; each takes a few hundred MB)')
    parser.add_argument('--report-only', action='store_true', help='reload the npz, redo the report and figure')
    args = parser.parse_args()
    matplotlib.use('Agg')
    cfg = QUICK if args.quick else FULL
    stem = STEM + ('_quick' if args.quick else '')
    npz_path = OUT_DIR / f'{stem}.npz'
    fig_paths = [OUT_DIR / f'{stem}.pdf', OUT_DIR / f'{stem}.png']

    if args.report_only:
        z = np.load(npz_path, allow_pickle=False)
        results = json.loads(str(z['step3_results_json']))
        print(str(z['report']))
        make_figure(results, cfg, fig_paths)
        print(f'Saved {fig_paths[0]} and {fig_paths[1]}')
        return

    if args.reference is None:
        parser.error('--reference: clone https://github.com/MagriLab/Robust-Validation-ESN and pass its path')
    ref_dir = Path(args.reference).resolve()
    if (ref_dir / 'source').is_dir():
        ref_dir = ref_dir / 'source'
    t_start = time.perf_counter()
    import echostatenetwork
    header = (f'echostatenetwork {echostatenetwork.__version__} vs MagriLab/Robust-Validation-ESN '
              f'{_reference_commit(ref_dir)[:10]} ({"quick" if args.quick else "full"} mode)')
    print(header, flush=True)

    s1 = step1(ref_dir)
    print('\n' + report_step1(s1), flush=True)
    s2 = step2(ref_dir, n_grid=cfg['n_grid'] if args.quick else N_GRID)
    esc = echo_state_check(ref_dir)
    rep2 = report_step2(s2) + '\n\n  RVC washout from r = 0 over 1 LT vs the state of the open-loop pass, ' \
        'max |dr| over the fold starts: ' + ', '.join(f'rho {k:.3g}: {v:.1e}' for k, v in esc.items())
    print('\n' + rep2, flush=True)
    results = run_step3(ref_dir, cfg, args.workers)
    rep3 = report_step3(results, cfg)
    print('\n' + rep3, flush=True)
    s4 = step4(ref_dir, results)
    rep4 = report_step4(s4)
    print('\n' + rep4, flush=True)

    report = '\n\n'.join([header, report_step1(s1), rep2, rep3, rep4])
    npz = dict(report=report, seeds=np.asarray(cfg['seeds']), strategies=np.asarray(E2E_STRATEGIES),
               arms=np.asarray(ARMS), step3_results_json=json.dumps(results),
               threshold=THRESHOLD, tikh=TIKH, dt=DT, n_lyap=N_LYAP)
    _flatten('step1', {k: v for k, v in s1.items()}, npz)
    _flatten('step2', {name: {k: v for k, v in d.items() if not k.endswith('folds')} for name, d in s2.items()}, npz)
    for name, d in s2.items():
        npz[f'step2_{name}_ref_folds'] = np.asarray([f[:2] for f in d['ref_folds']])
        npz[f'step2_{name}_pkg_folds'] = np.asarray([f[:2] for f in d['pkg_folds']])
    _flatten('step2_echo_state', {f'rho{k:.3g}': v for k, v in esc.items()}, npz)
    for arm in ARMS:
        for name in E2E_STRATEGIES:
            for key in ('rho', 'sigma_in', 'fun', 'mse', 'ph', 't_search', 'wall'):
                npz[f'step3_{arm}_{name}_{key}'] = np.array(
                    [r[key] for r in sorted(results, key=lambda r: r['seed'])
                     if r['arm'] == arm and r['strategy'] == name])
    npz['step4_rows'] = np.asarray(list(s4))
    npz['step4_seconds'] = np.asarray(list(s4.values()))
    np.savez(npz_path, **npz)
    make_figure(results, cfg, fig_paths)
    print(f'\nSaved {npz_path}\nSaved {fig_paths[0]} and {fig_paths[1]}')
    print(f'Total runtime: {time.perf_counter() - t_start:.1f} s')


if __name__ == '__main__':
    main()
